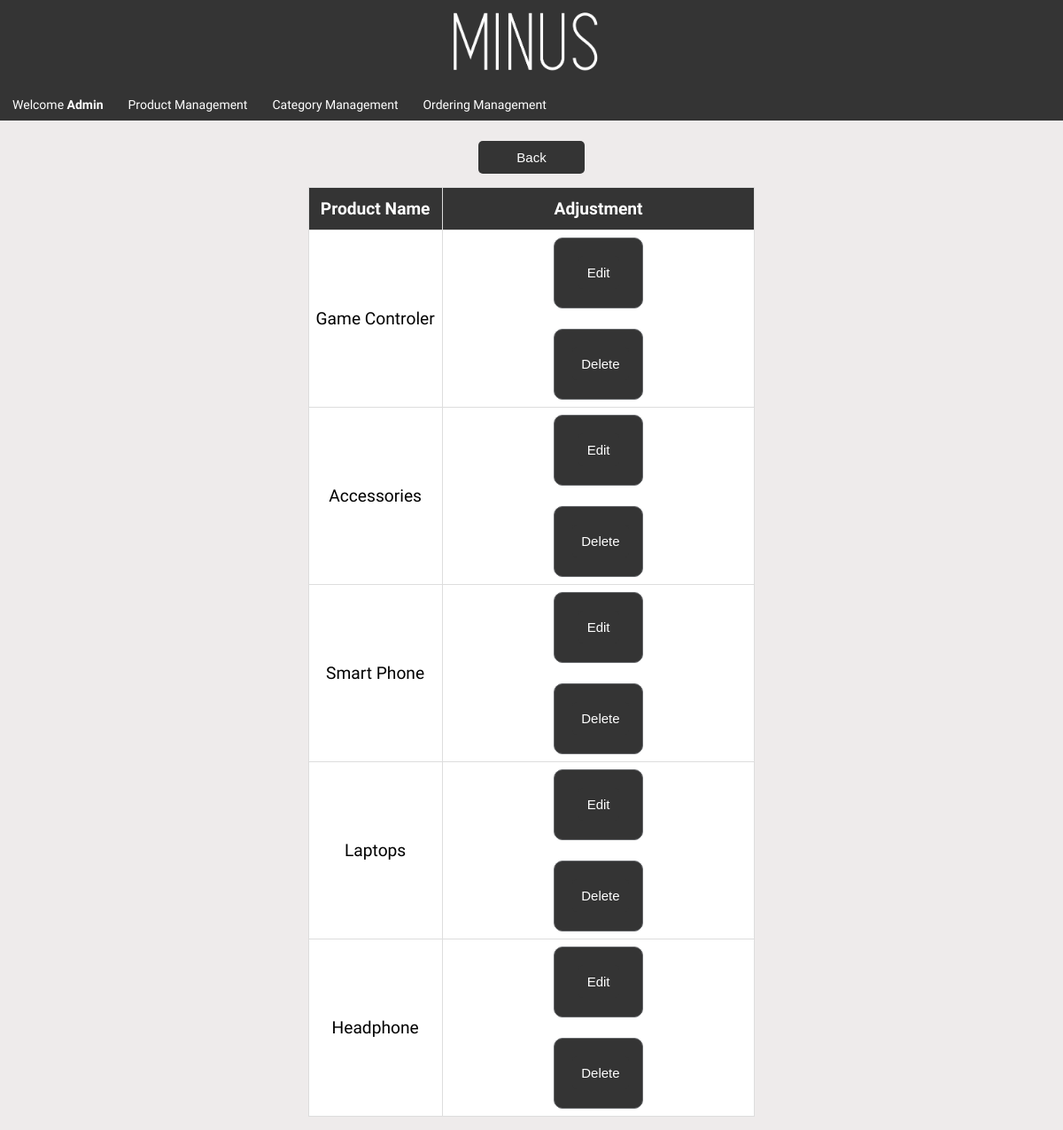
The page /admin/manageCategory.php on the database its author committed.
### tables this page shows
CREATE TABLE `categories` (
  `category_id` int(11) NOT NULL,
  `category_name` varchar(50) NOT NULL
);

### admin/manageCategory.php (the view, shortened to what this page needs)
<?php require_once ('server.php') ?>
<!DOCTYPE html>
<html>
<head>
    <link rel="stylesheet" type="text/css" href="../assets/css/lib.css">
    <link rel="stylesheet" type="text/css" href="../assets/css/styleLogin.css">
</head>
<body>
<?php
include "header.php";
?>
<?php
$query = "SELECT * FROM categories ORDER BY category_id ASC";
$result = mysqli_query($db, $query);?>
<center><br><a href="javascript:window.location.href='index.php';"><button class="btn" style="width: 10%">Back</button></a></center>
<div class="col-12 col-s-12">
    <table class="tbUpdate" style="margin: auto;">
        <tr>
            <th>Product Name</th>
            <th>Adjustment</th>
        </tr>
        <?php
        if (mysqli_num_rows($result)>0) {
            while ($row = mysqli_fetch_array($result)) { ?>
                <tr style="text-align: center">
                    <td><? echo $row['category_name']?></td>
                    <td style="width: 70%;">
                        <form class="submit" action="editCategory.php" method="POST">
                            <input class="btn" type="submit" value="Edit">
                        </form>
                        <br>
                        <form class="submit" action="deleteCategory.php" method="POST" onsubmit="return confirmDelete();">
                            <input class="btn" type="submit" value="Delete">
                        </form>
                    </td>
                </tr>
            <?php }
        } ?>
    </table>
</div>
</body>
</html>

### assets/css/lib.css (style rules this page uses)
* { box-sizing: border-box; }
[class*="col-"] { float: left; padding: 15px; }
html { font-family: "Google Sans", sans-serif; }
[class*="col-"] { width: 100%; }
@media only screen and (min-width: 600px) { .col-s-12 { width: 100%; } }
@media only screen and (min-width: 768px) { .col-12 { width: 100%; } }
body { margin: 0; }

### assets/css/styleLogin.css (style rules this page uses)
:root { --theme-color: rgb(52, 52, 52); }
* { margin: 0px; padding: 0px; }
body { font-size: 120%; background-color: #cecece; font-family: 'Chilanka', cursive; }
form, .content { width: 30%; margin: 0px auto; padding: 20px; border: 1px solid #66686b; background: white; border-radius: 0 0 5px 5px; }
.btn { padding: 10px; font-size: 15px; color: white; background: var(--theme-color); border: none; border-radius: 5px; }

### assets/css/styleMain.css (style rules this page uses)
:root { --theme-color: rgb(52, 52, 52); }
body { font-family: 'Chilanka', cursive; background-color: #eeebeb; margin: 0; }
a { text-decoration: none; color: #1f1f1f; }
.tbUpdate { border-collapse: collapse; }
.tbUpdate td, .tbUpdate th { border: 1px solid #ddd; padding: 8px; }
.tbUpdate tr { background-color: #ffffff; }
.tbUpdate th { padding: 12px 0 12px 0; text-align: center; background-color: var(--theme-color); color: white; }
form.submit { background-color: var(--theme-color); border-radius: 10px; height: 80px }

### rows shown on the page
categories: category_name "Game Controler"
categories: category_name "Accessories"
categories: category_name "Smart Phone"
categories: category_name "Laptops"
categories: category_name "Headphone"
